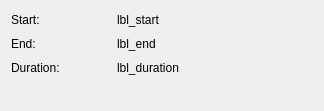
<?xml version="1.0" encoding="UTF-8"?>
<ui version="4.0">
 <class>Form</class>
 <widget class="QWidget" name="Form">
  <property name="geometry">
   <rect>
    <x>0</x>
    <y>0</y>
    <width>324</width>
    <height>111</height>
   </rect>
  </property>
  <property name="minimumSize">
   <size>
    <width>0</width>
    <height>0</height>
   </size>
  </property>
  <property name="windowTitle">
   <string>Form</string>
  </property>
  <layout class="QVBoxLayout" name="verticalLayout">
   <item>
    <layout class="QHBoxLayout" name="horizontalLayout">
     <item>
      <widget class="QLabel" name="label">
       <property name="minimumSize">
        <size>
         <width>100</width>
         <height>0</height>
        </size>
       </property>
       <property name="text">
        <string>Start:</string>
       </property>
      </widget>
     </item>
     <item>
      <widget class="QLabel" name="lbl_start">
       <property name="sizePolicy">
        <sizepolicy hsizetype="Preferred" vsizetype="Preferred">
         <horstretch>1</horstretch>
         <verstretch>0</verstretch>
        </sizepolicy>
       </property>
       <property name="text">
        <string>lbl_start</string>
       </property>
      </widget>
     </item>
    </layout>
   </item>
   <item>
    <layout class="QHBoxLayout" name="horizontalLayout_2">
     <item>
      <widget class="QLabel" name="label_2">
       <property name="minimumSize">
        <size>
         <width>100</width>
         <height>0</height>
        </size>
       </property>
       <property name="text">
        <string>End:</string>
       </property>
      </widget>
     </item>
     <item>
      <widget class="QLabel" name="lbl_end">
       <property name="sizePolicy">
        <sizepolicy hsizetype="Preferred" vsizetype="Preferred">
         <horstretch>1</horstretch>
         <verstretch>0</verstretch>
        </sizepolicy>
       </property>
       <property name="text">
        <string>lbl_end</string>
       </property>
      </widget>
     </item>
    </layout>
   </item>
   <item>
    <layout class="QHBoxLayout" name="horizontalLayout_3">
     <item>
      <widget class="QLabel" name="label_3">
       <property name="minimumSize">
        <size>
         <width>100</width>
         <height>0</height>
        </size>
       </property>
       <property name="text">
        <string>Duration:</string>
       </property>
      </widget>
     </item>
     <item>
      <widget class="QLabel" name="lbl_duration">
       <property name="sizePolicy">
        <sizepolicy hsizetype="Preferred" vsizetype="Preferred">
         <horstretch>1</horstretch>
         <verstretch>0</verstretch>
        </sizepolicy>
       </property>
       <property name="text">
        <string>lbl_duration</string>
       </property>
      </widget>
     </item>
    </layout>
   </item>
   <item>
    <widget class="QWidget" name="widget" native="true">
     <layout class="QFormLayout" name="formLayout"/>
    </widget>
   </item>
  </layout>
 </widget>
 <resources/>
 <connections/>
</ui>
